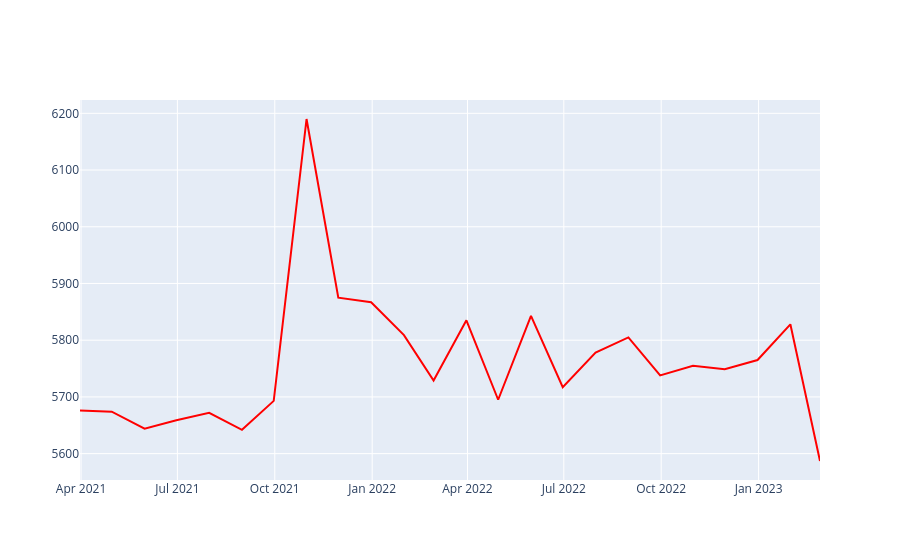

Here is the notebook cell this chart was saved with:
### Code cell
fig = go.Figure()
fig.add_trace(go.Scatter(
    x=client_mois['date'], 
    y=client_mois['client'],
    mode='lines',
    name='CA Journalier',
    line=dict(width=2, color='red') 
))
fig.show()
